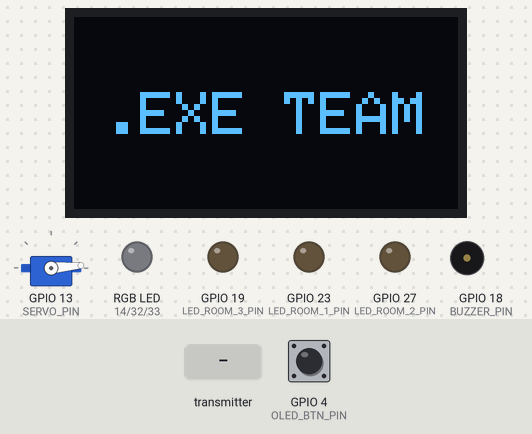
This sketch was run on a simulated ESP32. Parts: servo, 128×64 one-colour display, an RGB LED mixed from three pins (HIGH = lit), output pins drawn as LEDs (lit = HIGH), buzzer (waves = sounding, pin HIGH). Dashed ring = blinking. The test bench sets the inputs (shaded band); at power-on: GPIO 4 (OLED_BTN_PIN) HIGH. What the sketch prints to the serial monitor is not drawn.

Above: at 0.1 s.
3.3 s: the transmitter starts sending temp = 25
At 4.2 s:
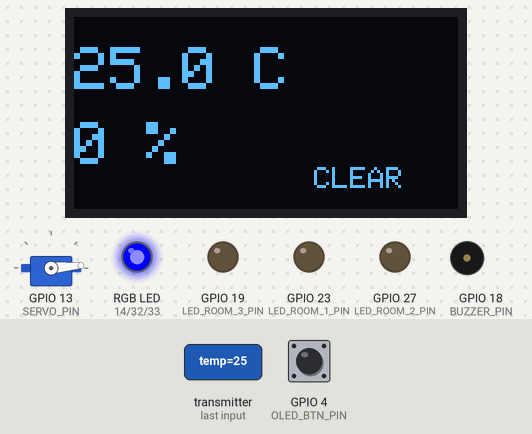
4.8 s: the transmitter starts sending isRaining = 1
At 5.5 s:
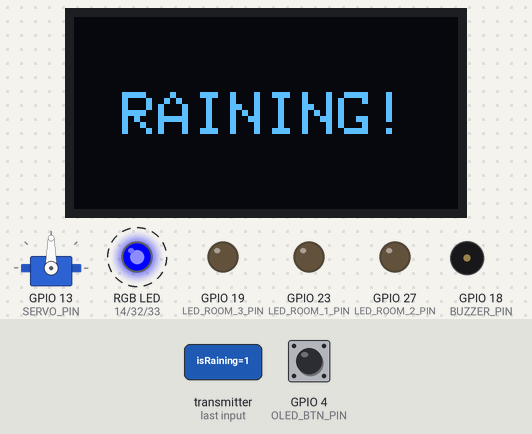
6.8 s: GPIO 4 (OLED_BTN_PIN) pulled LOW for 0.15 s
7.5 s: GPIO 4 (OLED_BTN_PIN) pulled LOW for 1 s
At 7.87 s:
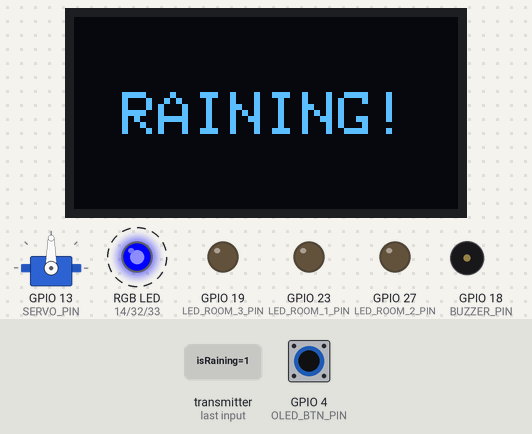
9.1 s: the transmitter starts sending temp = 50
At 9.37 s:
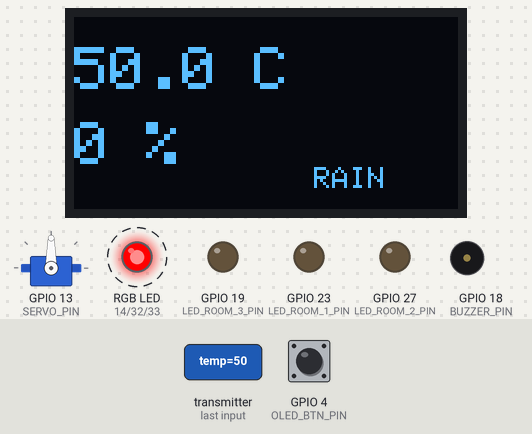
11.2 s: the transmitter starts sending isRaining = 0
At 11.7 s:
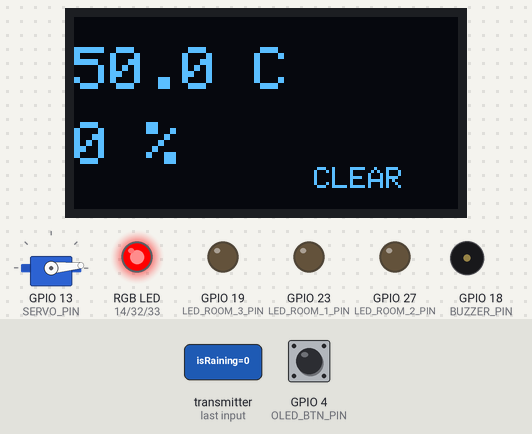
Timing chart, 0 to 13.7 s (numbered marks = the images above; inputs shaded):
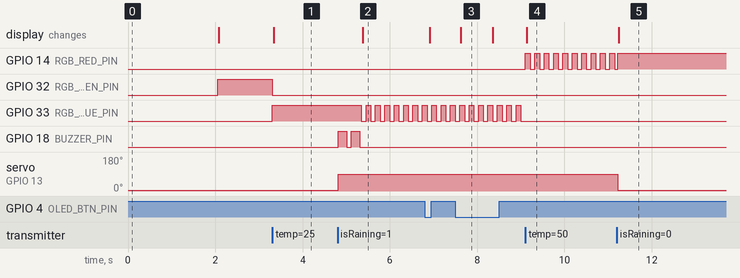

Measured:
- after the input at 3.3 s, GPIO 32 (RGB_GREEN_PIN): HIGH → LOW at once; GPIO 33 (RGB_BLUE_PIN): LOW → HIGH at once; the display: changes at once (image 1)
- after the input at 4.8 s, GPIO 33 (RGB_BLUE_PIN): alternates HIGH for 0.11 s and LOW for 0.11 s, starting after 0.55 s; GPIO 18 (BUZZER_PIN): alternates HIGH for 0.20 s and LOW for 0.10 s, 4 changes in all, then stays LOW, starting at once; servo on GPIO 13 (SERVO_PIN): 5° → 90° at once; the display: changes after 0.57 s (image 2)
- after the input at 7.5 s, the display: changes after 0.13 s (image 3)
- after the input at 9.1 s, GPIO 14 (RGB_RED_PIN): alternates HIGH for 0.11 s and LOW for 0.11 s, starting at once; GPIO 33 (RGB_BLUE_PIN): stops changing and stays LOW; the display: changes at once (image 4)
- after the input at 11.2 s, servo on GPIO 13 (SERVO_PIN): 90° → 5° at once; the display: changes at once (image 5)
- what the display in image 3 shows lasts 0.8 s, from 7.6 s to 8.4 s

The sketch:

Receiver_board_code.ino
```cpp
/*
  Project: Smart weather System (.EXE TEAM)
  Board: Receiver + Web Server
*/

#include <esp_now.h>
#include <WiFi.h>
#include <esp_wifi.h>
#include <WebServer.h>
#include <Wire.h>
#include <Adafruit_GFX.h>
#include <Adafruit_SSD1306.h>
#include <ESP32Servo.h>

// Above num = RED, Below or Equal = BLUE
#define TEMP_THRESHOLD    30

#define AUTO_SUNNY_ANGLE  5
#define AUTO_RAIN_ANGLE   90

#define SCREEN_WIDTH 128
#define SCREEN_HEIGHT 64
Adafruit_SSD1306 display(SCREEN_WIDTH, SCREEN_HEIGHT, &Wire, -1);

// Hardware Pins
#define SERVO_PIN 13
#define BUZZER_PIN 18
#define OLED_BTN_PIN 4

// RGB Pins
#define RGB_RED_PIN 14
#define RGB_GREEN_PIN 32
#define RGB_BLUE_PIN 33

#define RED_CHANNEL 0
#define GREEN_CHANNEL 1
#define BLUE_CHANNEL 2

// Room LEDs (Web)
#define LED_ROOM_1_PIN 23
#define LED_ROOM_2_PIN 27
#define LED_ROOM_3_PIN 19

Servo myServo;
WebServer server(80);

typedef struct struct_message {
  float temp;
  float hum;
  bool isRaining;
} struct_message;

struct_message incomingData;

bool manualMode = false;
int servoAngle = AUTO_SUNNY_ANGLE;
unsigned long lastRecvTime = 0;
const unsigned long SIGNAL_TIMEOUT = 5000;

unsigned long lastFlickerTime = 0;
bool flickerState = false;
bool rainAlarmTriggered = false;
unsigned long rainStartTime = 0;

bool oledOn = true;
int lastBtnState = HIGH;
unsigned long lastDebounceTime = 0;
const unsigned long debounceDelay = 50;

const char index_html[] PROGMEM = R"rawliteral(
<!DOCTYPE HTML><html>
<head>
  <meta name="viewport" content="width=device-width, initial-scale=1, user-scalable=no">
  <title>.EXE TEAM Dashboard</title>
  <style>
    @import url('https://fonts.googleapis.com/css2?family=Roboto:wght@400;700;900&display=swap');
    * { box-sizing: border-box; }
    body { font-family: 'Roboto', sans-serif; margin: 0; padding: 0; display: flex; flex-direction: column; align-items: center; min-height: 100vh; overflow-x: hidden; transition: background-color 1.5s ease; }
    body.sunny { background-color: #4aa1f3; color: #333; }
    body.rainy { background-color: #0d1b2a; color: #fff; }
    .container { width: 100%; max-width: 450px; padding: 80px 20px 20px 20px; z-index: 10; display: flex; flex-direction: column; align-items: center; }
    .card { background: rgba(255, 255, 255, 0.95); width: 100%; border-radius: 20px; padding: 25px; box-shadow: 0 10px 25px rgba(0,0,0,0.15); text-align: center; }
    h1 { margin: 0; font-size: 1.8rem; font-weight: 900; color: #333; letter-spacing: 1px; }
    .status { margin-top: 10px; font-size: 2.2rem; color: #666; font-weight: 900; text-transform: uppercase; letter-spacing: 2px; }
    .metrics { display: flex; justify-content: space-around; align-items: center; margin: 25px 0; background: #f4f4f4; border-radius: 15px; padding: 15px; }
    .val { font-size: 2.2rem; font-weight: 900; color: #222; }
    .lbl { font-size: 0.8rem; color: #777; font-weight: bold; }
    .control-group { width: 100%; text-align: left; margin-top: 10px; }
    .row { display: flex; justify-content: space-between; align-items: center; padding: 12px 0; border-bottom: 1px solid #eee; }
    .switch { position: relative; display: inline-block; width: 50px; height: 28px; }
    .switch input { opacity: 0; width: 0; height: 0; }
    .slider { position: absolute; cursor: pointer; top: 0; left: 0; right: 0; bottom: 0; background-color: #ddd; transition: .3s; border-radius: 30px; }
    input:checked + .slider { background-color: #4aa1f3; }
    input:checked + .slider:before { transform: translateX(22px); }
    .slider:before { position: absolute; content: ""; height: 20px; width: 20px; left: 4px; bottom: 4px; background-color: white; transition: .3s; border-radius: 50%; }
    input[type=range] { width: 100%; height: 8px; background: #eee; border-radius: 5px; -webkit-appearance: none; margin-top: 10px; }
    input[type=range]::-webkit-slider-thumb { -webkit-appearance: none; width: 22px; height: 22px; background: #4aa1f3; border-radius: 50%; cursor: pointer; }
  </style>
</head>
<body class="sunny">
  <div class="container">
    <div class="card">
      <h1>.EXE TEAM</h1>
      <div class="status" id="status">CLEAR</div>
      <div class="metrics">
        <div><span class="val"><span id="temp">--</span>C</span><br><span class="lbl">TEMP</span></div>
        <div style="width:1px; height:40px; background:#ddd;"></div>
        <div><span class="val"><span id="hum">--</span>%</span><br><span class="lbl">HUMIDITY</span></div>
      </div>
      <div class="control-group">
        <div class="row"><span>Manual Control:</span><label class="switch"><input type="checkbox" id="modeSwitch" onchange="toggleMode()"><span class="slider"></span></label></div>

        <div style="padding: 15px 0;"><span>Roof Angle</span><input type="range" min="10" max="165" value="10" id="servoSlider" oninput="updateServo(this.value)" disabled></div>

        <div class="row"><span>Room 1</span><label class="switch"><input type="checkbox" onchange="toggleLed(1, this.checked)"><span class="slider"></span></label></div>
        <div class="row"><span>Room 2</span><label class="switch"><input type="checkbox" onchange="toggleLed(2, this.checked)"><span class="slider"></span></label></div>
        <div class="row"><span>Room 3</span><label class="switch"><input type="checkbox" onchange="toggleLed(3, this.checked)"><span class="slider"></span></label></div>
      </div>
    </div>
  </div>
<script>
  function updateData() {
    fetch('/data').then(response => response.json()).then(data => {
      document.getElementById('temp').innerText = data.temp.toFixed(1);
      document.getElementById('hum').innerText = Math.round(data.hum);
      const statusEl = document.getElementById('status');
      if (data.rain) {
        document.body.className = "rainy";
        statusEl.innerText = "RAINING";
        statusEl.style.color = "#4aa1f3";
      } else {
        document.body.className = "sunny";
        statusEl.innerText = "CLEAR";
        statusEl.style.color = "#666";
      }
    });
  }
  function toggleMode() {
    const isManual = document.getElementById('modeSwitch').checked;
    document.getElementById('servoSlider').disabled = !isManual;
    fetch('/setMode?manual=' + (isManual ? 1 : 0));
  }
  function updateServo(val) { fetch('/servo?val=' + val); }
  function toggleLed(id, state) { fetch('/led?id=' + id + '&state=' + (state ? 1 : 0)); }
  setInterval(updateData, 2000);
</script>
</body>
</html>
)rawliteral";

void OnDataRecv(const uint8_t * mac, const uint8_t *incomingDataBytes, int len) {
  memcpy(&incomingData, incomingDataBytes, sizeof(incomingData));
  lastRecvTime = millis();
}

void handleRoot() { server.send(200, "text/html", index_html); }
void handleData() {
  String json = "{";
  json += "\"temp\":" + String(incomingData.temp) + ",";
  json += "\"hum\":" + String(incomingData.hum) + ",";
  json += "\"rain\":" + String(incomingData.isRaining ? "true" : "false");
  json += "}";
  server.send(200, "application/json", json);
}
void handleSetMode() { if (server.hasArg("manual")) manualMode = (server.arg("manual").toInt() == 1); server.send(200, "text/plain", "OK"); }
void handleServo() { if (server.hasArg("val")) { servoAngle = server.arg("val").toInt(); if (manualMode) myServo.write(servoAngle); } server.send(200, "text/plain", "OK"); }

void handleLed() {
  if (server.hasArg("id") && server.hasArg("state")) {
    int id = server.arg("id").toInt();
    bool state = (server.arg("state").toInt() == 1);

    if (id == 1) digitalWrite(LED_ROOM_1_PIN, state);
    if (id == 2) digitalWrite(LED_ROOM_2_PIN, state);
    if (id == 3) digitalWrite(LED_ROOM_3_PIN, state);
  }
  server.send(200, "text/plain", "OK");
}

void centerText(String text, int y, int size) {
  int16_t x1, y1; uint16_t w, h;
  display.setTextSize(size);
  display.getTextBounds(text, 0, 0, &x1, &y1, &w, &h);
  int x = (SCREEN_WIDTH - w) / 2;
  display.setCursor(x, y);
  display.print(text);
}

void setRGB(int r, int g, int b) {
  ledcWrite(RED_CHANNEL, r);
  ledcWrite(GREEN_CHANNEL, g);
  ledcWrite(BLUE_CHANNEL, b);
}

void setup() {
  Serial.begin(115200);

  // Setup pins
  pinMode(BUZZER_PIN, OUTPUT);
  digitalWrite(BUZZER_PIN, LOW);

  pinMode(LED_ROOM_1_PIN, OUTPUT);
  pinMode(LED_ROOM_2_PIN, OUTPUT);
  pinMode(LED_ROOM_3_PIN, OUTPUT);

  pinMode(OLED_BTN_PIN, INPUT_PULLUP);

  // PWM setup
  ledcSetup(RED_CHANNEL, 5000, 8);
  ledcSetup(GREEN_CHANNEL, 5000, 8);
  ledcSetup(BLUE_CHANNEL, 5000, 8);

  ledcAttachPin(RGB_RED_PIN, RED_CHANNEL);
  ledcAttachPin(RGB_GREEN_PIN, GREEN_CHANNEL);
  ledcAttachPin(RGB_BLUE_PIN, BLUE_CHANNEL);

  ESP32PWM::allocateTimer(3);
  myServo.setPeriodHertz(50);
  myServo.attach(SERVO_PIN, 500, 2400);
  myServo.write(AUTO_SUNNY_ANGLE);

  if(!display.begin(SSD1306_SWITCHCAPVCC, 0x3C)) {
    Serial.println(F("OLED Failed"));
    for(;;);
  }

  display.clearDisplay();
  display.setTextColor(WHITE);
  centerText(".EXE TEAM", 25, 2);
  display.display();
  delay(2000);

  WiFi.mode(WIFI_AP_STA);
  WiFi.softAP("Smart_Weather", "12345678", 1, 0, 5);
  esp_wifi_set_channel(1, WIFI_SECOND_CHAN_NONE);

  if (esp_now_init() != ESP_OK) return;
  esp_now_register_recv_cb(OnDataRecv);

  server.on("/", handleRoot);
  server.on("/data", handleData);
  server.on("/setMode", handleSetMode);
  server.on("/servo", handleServo);
  server.on("/led", handleLed);
  server.begin();

  Serial.println("System Ready.");
}

void loop() {
  server.handleClient();
  unsigned long currentTime = millis();

  // Button Debounce
  int reading = digitalRead(OLED_BTN_PIN);
  if (reading != lastBtnState) lastDebounceTime = currentTime;
  if ((currentTime - lastDebounceTime) > debounceDelay) {
    static int buttonState = HIGH;
    if (reading != buttonState) {
      buttonState = reading;
      if (buttonState == LOW) oledOn = !oledOn;
    }
  }
  lastBtnState = reading;

  // Data Timeout
  if (currentTime - lastRecvTime > SIGNAL_TIMEOUT) {
    incomingData.isRaining = false;
    incomingData.temp = 0;
    incomingData.hum = 0;
  }

  // Servo Logic
  if (!manualMode) {
    if (incomingData.isRaining) {
      myServo.write(AUTO_RAIN_ANGLE);
      servoAngle = AUTO_RAIN_ANGLE;
    } else {
      myServo.write(AUTO_SUNNY_ANGLE);
      servoAngle = AUTO_SUNNY_ANGLE;
    }
  }

  // RGB Logic
  if (incomingData.temp == 0 && incomingData.hum == 0) {
      rainAlarmTriggered = false;
      setRGB(0, 255, 0); // Standby Green
  }
  else {
      // Threshold Switch Logic
      int targetRed = 0;
      int targetGreen = 0;
      int targetBlue = 0;

      if (incomingData.temp > TEMP_THRESHOLD) {
          targetRed = 255;  // Pure Red
      } else {
          targetBlue = 255; // Pure Blue
      }

      if (incomingData.isRaining) {
        // Alarm
        if (!rainAlarmTriggered) {
          digitalWrite(BUZZER_PIN, HIGH); delay(200);
          digitalWrite(BUZZER_PIN, LOW); delay(100);
          digitalWrite(BUZZER_PIN, HIGH); delay(200);
          digitalWrite(BUZZER_PIN, LOW);
          rainAlarmTriggered = true;
          rainStartTime = millis();
        }

        // Flicker
        if (currentTime - lastFlickerTime > 100) {
          flickerState = !flickerState;
          lastFlickerTime = currentTime;
        }

        if (flickerState) {
          setRGB(targetRed, targetGreen, targetBlue);
        } else {
          setRGB(0, 0, 0);
        }

      } else {
        rainAlarmTriggered = false;
        setRGB(targetRed, targetGreen, targetBlue);
      }
  }

  // Display Update
  display.clearDisplay();
  if (oledOn) {
    bool showBigAlert = false;
    if (incomingData.isRaining && (currentTime - rainStartTime < 3000)) showBigAlert = true;

    if (showBigAlert) {
       centerText("RAINING!", 25, 2);
    } else {
       display.setTextSize(2);
       display.setCursor(0, 10); display.print(incomingData.temp, 1); display.print(" C");
       display.setCursor(0, 35); display.print((int)incomingData.hum); display.print(" %");
       display.setTextSize(1); display.setCursor(80, 50);

       if (incomingData.temp == 0 && incomingData.hum == 0) {
         display.print("NO DATA");
       } else if (incomingData.isRaining) {
         display.print("RAIN");
       } else {
         display.print("CLEAR");
       }
    }
  }
  display.display();
  delay(10);
}
```
